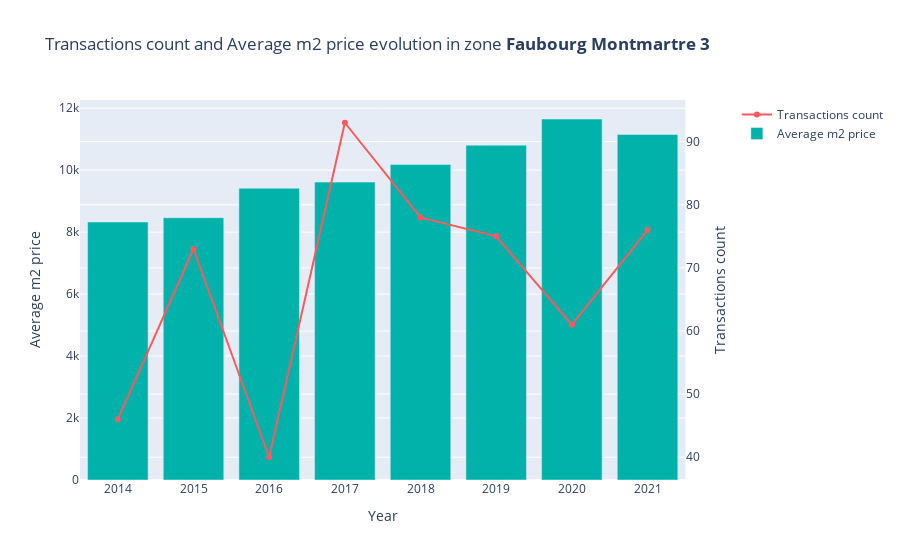

Source (notebook cell):
### Code cell
import plotly.graph_objects as go
from plotly.subplots import make_subplots

df_filtered = df[df['iris_code']==751093503]

iris_code_name = df_filtered.iloc[0]['NOM_IRIS_first']

# Create figure with secondary y-axis
fig = make_subplots(specs=[[{"secondary_y": True}]])

fig.add_trace(
    go.Scatter(
        x=df_filtered['date_mutation_year'],
        y=df_filtered['count'],
        name="Transactions count",
        marker = {'color' : '#FF585D'},
    ),
    secondary_y=True,
)

fig.add_trace(
    go.Bar(
        x=df_filtered['date_mutation_year'],
        y=df_filtered['prix_m2_not_null_avg'],
        name="Average m2 price",
        marker = {'color' : '#00B2A9'},
    ),
    secondary_y=False,
)

# Add figure title
fig.update_layout(
    title_text="Transactions count and Average m2 price evolution in zone <b>"+iris_code_name+"</b>"
)

# Set x-axis title
fig.update_xaxes(title_text="Year")

# Set y-axes titles
fig.update_yaxes(title_text="Average m2 price", secondary_y=False)
fig.update_yaxes(title_text="Transactions count", secondary_y=True)

fig.show()

### Figure 1 — Plotly figure (JSON) as saved in the notebook; plotly's stock layout.template omitted (floating-point values rounded to 4 significant figures)
{"data": [{"marker": {"color": "#FF585D"}, "name": "Transactions count", "x": [2014, 2015, 2016, 2017, 2018, 2019, 2020, 2021], "y": [46, 73, 40, 93, 78, 75, 61, 76], "type": "scatter", "xaxis": "x", "yaxis": "y2"}, {"marker": {"color": "#00B2A9"}, "name": "Average m2 price", "x": [2014, 2015, 2016, 2017, 2018, 2019, 2020, 2021], "y": [8326.0, 8465.0, 9417.0, 9614.0, 10180.0, 10810.0, 11650.0, 11150.0], "type": "bar", "xaxis": "x", "yaxis": "y"}], "layout": {"xaxis": {"anchor": "y", "domain": [0, 0.94], "title": {"text": "Year"}}, "yaxis": {"anchor": "x", "domain": [0, 1], "title": {"text": "Average m2 price"}}, "yaxis2": {"anchor": "x", "overlaying": "y", "side": "right", "title": {"text": "Transactions count"}}, "title": {"text": "Transactions count and Average m2 price evolution in zone <b>Faubourg Montmartre 3</b>"}}}
